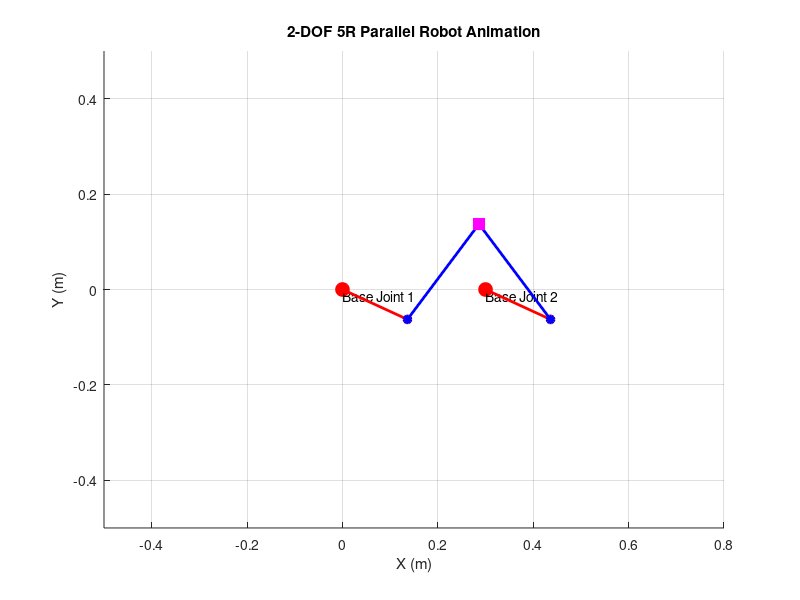

Write MATLAB code to recreate this figure.
% Parameters
a = 0.15;    % Proximal links (m)
b = 0.25;    % Distal links (m)
d = 0.30;    % Base separation (m)

% Time vector and joint angles
t = linspace(0, 3, 500);
theta2 = 2 * pi/3 * sin(t + pi/9);
theta1 = 2 * pi/3 * sin(t + pi/9);

% Modified forward kinematics function with 6 outputs
function [x_ee, y_ee, x1, y1, x2, y2] = forward_kinematics_5R(theta1, theta2, a, b, d)
    % Position of passive joints
    x1 = a * cos(theta1);
    y1 = a * sin(theta1);
    x2 = d + a * cos(theta2);
    y2 = a * sin(theta2);
    
    % Distance between passive joints
    d12 = sqrt((x2 - x1)^2 + (y2 - y1)^2);
    
    % Midpoint
    x_mid = (x1 + x2)/2;
    y_mid = (y1 + y2)/2;
    
    % Vector between joints
    dx = x2 - x1;
    dy = y2 - y1;
    
    % Perpendicular direction
    perp_x = -dy;
    perp_y = dx;
    perp_len = sqrt(perp_x^2 + perp_y^2);
    
    % Avoid division by zero
    if perp_len > eps
        perp_x = perp_x / perp_len;
        perp_y = perp_y / perp_len;
    else
        perp_x = 0;
        perp_y = 0;
    end
    
    % Height calculation
    h = sqrt(b^2 - (d12/2)^2);
    
    % End-effector position
    x_ee = x_mid + h * perp_x;
    y_ee = y_mid + h * perp_y;
end

% Pre-calculate positions
x_ee_trace = zeros(1, length(t));
y_ee_trace = zeros(1, length(t));
for i = 1:length(t)
    [x_ee_trace(i), y_ee_trace(i)] = forward_kinematics_5R(theta1(i), theta2(i), a, b, d);
end

% Initialize figure
fig = figure('Color', 'white', 'Position', [100, 100, 800, 600]);
ax = gca;
hold(ax, 'on');
axis(ax, 'equal');
grid(ax, 'on');
xlim(ax, [-0.5, 0.8]);  % Adjusted limits
ylim(ax, [-0.5, 0.5]);
xlabel(ax, 'X (m)');
ylabel(ax, 'Y (m)');
title(ax, '2-DOF 5R Parallel Robot Animation');

% Plot base joints
plot(ax, 0, 0, 'ro', 'MarkerSize', 10, 'MarkerFaceColor', 'r');
plot(ax, d, 0, 'ro', 'MarkerSize', 10, 'MarkerFaceColor', 'r');
text(0, 0, 'Base Joint 1', 'VerticalAlignment', 'top');
text(d, 0, 'Base Joint 2', 'VerticalAlignment', 'top');

% Initialize plot objects
link1_plot = plot(ax, [0,0], [0,0], 'r-o', 'LineWidth', 2, 'MarkerSize', 5, 'MarkerFaceColor', 'r');
link2_plot = plot(ax, [0,0], [0,0], 'r-o', 'LineWidth', 2, 'MarkerSize', 5, 'MarkerFaceColor', 'r');
link3_plot = plot(ax, [0,0], [0,0], 'b-o', 'LineWidth', 2, 'MarkerSize', 5, 'MarkerFaceColor', 'b');
link4_plot = plot(ax, [0,0], [0,0], 'b-o', 'LineWidth', 2, 'MarkerSize', 5, 'MarkerFaceColor', 'b');
ee_marker = plot(ax, 0, 0, 'ms', 'MarkerSize', 8, 'MarkerFaceColor', 'm');
trace_plot = plot(ax, [], [], 'g-', 'LineWidth', 1.5);  % Green trace

% Animation parameters
fps = 30;
delay = 1/fps;

% Animation loop
for i = 1:length(t)
    % Get all positions (now using 6 outputs)
    [x_ee, y_ee, x1, y1, x2, y2] = forward_kinematics_5R(theta1(i), theta2(i), a, b, d);
    
    % Update proximal links
    set(link1_plot, 'XData', [0, x1], 'YData', [0, y1]);
    set(link2_plot, 'XData', [d, x2], 'YData', [0, y2]);
    
    % Update distal links
    set(link3_plot, 'XData', [x1, x_ee], 'YData', [y1, y_ee]);
    set(link4_plot, 'XData', [x2, x_ee], 'YData', [y2, y_ee]);
    
    % Update end-effector
    set(ee_marker, 'XData', x_ee, 'YData', y_ee);
    
    % Update green trace
    set(trace_plot, 'XData', x_ee_trace(1:i), 'YData', y_ee_trace(1:i));
    
    % Maintain frame rate
    pause(delay);
    drawnow;
end
